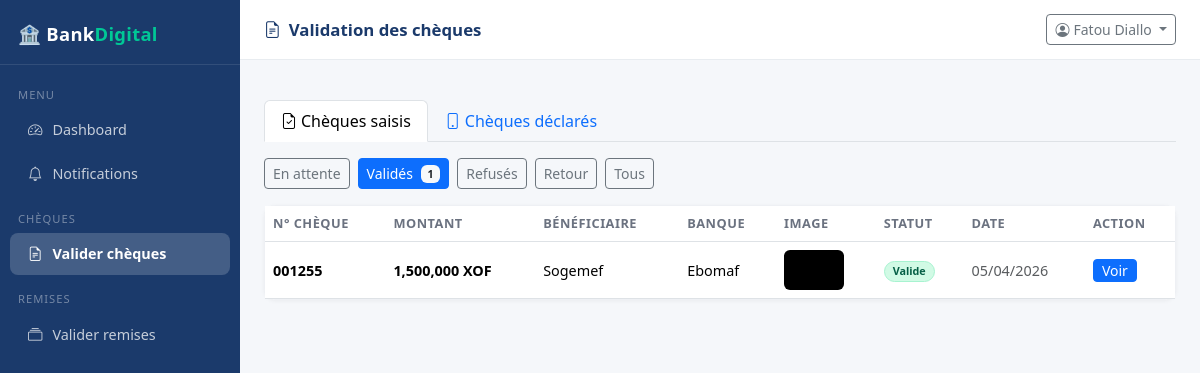
The page /gestionnaire/cheques?statut=valide (signed in) on the database its author committed.
### app/models.py (models this page shows, shortened)
class Cheque(db.Model):
    __tablename__ = "cheques"
    id = db.Column(db.Integer, primary_key=True)
    numero = db.Column(db.String(50), nullable=False, index=True)
    montant = db.Column(db.Numeric(15, 2), nullable=False)
    banque = db.Column(db.String(100))
    beneficiaire = db.Column(db.String(150))
    compte_emetteur_id = db.Column(db.Integer, db.ForeignKey("comptes.id"))
    image_path = db.Column(db.String(255))
    statut = db.Column(db.Enum(StatutEnum), default=StatutEnum.en_attente)
    caissier_id = db.Column(db.Integer, db.ForeignKey("utilisateurs.id"))
    gestionnaire_id = db.Column(db.Integer, db.ForeignKey("utilisateurs.id"))
    cheque_emis_id = db.Column(db.Integer, db.ForeignKey("cheques_emis.id"))  # lien si déclaré
    commentaire = db.Column(db.Text)
    recu_signe = db.Column(db.Boolean, default=False)
    recu_path = db.Column(db.String(255))
    created_at = db.Column(db.DateTime, default=datetime.utcnow)
    updated_at = db.Column(db.DateTime, onupdate=datetime.utcnow)
    cheque_emis = db.relationship("ChequeEmis", foreign_keys=[cheque_emis_id])

### app/web/gestionnaire.py (the view)
@gestionnaire_bp.route("/cheques")
@login_required_web(roles=["gestionnaire"])
def cheques():
    statut = request.args.get("statut", "en_attente")
    q = Cheque.query
    if statut != "tous":
        q = q.filter_by(statut=StatutEnum[statut])
    liste = q.order_by(Cheque.created_at.desc()).all()
    counts = {
        "en_attente": Cheque.query.filter_by(statut=StatutEnum.en_attente).count(),
        "valide": Cheque.query.filter_by(statut=StatutEnum.valide).count(),
        "refuse": Cheque.query.filter_by(statut=StatutEnum.refuse).count(),
        "retour": Cheque.query.filter_by(statut=StatutEnum.retour).count(),
    }
    cheques_emis = ChequeEmis.query.order_by(ChequeEmis.created_at.desc()).all()
    cheques_emis_data = []
    for ce in cheques_emis:
        cheque_lie = Cheque.query.filter_by(cheque_emis_id=ce.id).first()
        cheques_emis_data.append({"cheque_emis": ce, "est_saisi": cheque_lie is not None})
    return render_template("gestionnaire/cheques.html",
                           cheques=liste, statut_filtre=statut, counts=counts,
                           cheques_emis=cheques_emis_data)

### app/templates/gestionnaire/cheques.html (shortened to what this page needs)
{% extends "base.html" %}
{% block page_title %}<i class="bi bi-file-earmark-text me-2"></i>Validation des chèques{% endblock %}
{% block sidebar %}
<div class="sidebar">
  <div class="brand">🏦 Bank<span>Digital</span></div>
  <nav class="mt-2">
    <div class="nav-section">Menu</div>
    <a href="{{ url_for('gestionnaire.dashboard') }}"><i class="bi bi-speedometer2"></i>Dashboard</a>
    <a href="{{ url_for('gestionnaire.notifications') }}"><i class="bi bi-bell"></i>Notifications</a>
    <div class="nav-section">Chèques</div>
    <a href="{{ url_for('gestionnaire.cheques') }}" class="active"><i class="bi bi-file-earmark-text"></i>Valider chèques</a>
    <div class="nav-section">Remises</div>
    <a href="{{ url_for('gestionnaire.remises') }}"><i class="bi bi-collection"></i>Valider remises</a>
  </nav>
</div>
{% endblock %}
{% block content %}
<ul class="nav nav-tabs mb-3" id="chequesTabs" role="tablist">
  <li class="nav-item" role="presentation">
    <button class="nav-link active" id="saisis-tab" data-bs-toggle="tab" data-bs-target="#saisis"
            type="button" role="tab">
      <i class="bi bi-file-earmark-check me-1"></i>Chèques saisis
    </button>
  </li>
  <li class="nav-item" role="presentation">
    <button class="nav-link" id="declares-tab" data-bs-toggle="tab" data-bs-target="#declares"
            type="button" role="tab">
      <i class="bi bi-phone me-1"></i>Chèques déclarés
    </button>
  </li>
</ul>
<div class="tab-content" id="chequesTabContent">
  <div class="tab-pane fade show active" id="saisis" role="tabpanel">
    <div class="d-flex gap-2 mb-3 flex-wrap">
      {% for s, label in [('en_attente','En attente'), ('valide','Validés'), ('refuse','Refusés'), ('retour','Retour'), ('tous','Tous')] %}
      <a href="?statut={{ s }}" class="btn btn-sm {{ 'btn-primary' if statut_filtre == s else 'btn-outline-secondary' }}">
        {{ label }}
        {% if s in counts and counts[s] > 0 %}
        <span class="badge {{ 'bg-light text-dark' if statut_filtre == s else 'bg-secondary' }} ms-1">{{ counts[s] }}</span>
        {% endif %}
      </a>
      {% endfor %}
    </div>
    <div class="card">
      <div class="table-responsive">
        <table class="table table-hover mb-0">
          <thead>
            <tr><th>N° Chèque</th><th>Montant</th><th>Bénéficiaire</th><th>Banque</th><th>Image</th><th>Statut</th><th>Date</th><th>Action</th></tr>
          </thead>
          <tbody>
            {% for c in cheques %}
            <tr>
              <td class="fw-semibold">{{ c.numero }}</td>
              <td class="fw-bold">{{ "{:,.0f}".format(c.montant) }} XOF</td>
              <td>{{ c.beneficiaire or '—' }}</td>
              <td>{{ c.banque or '—' }}</td>
              <td>
                {% if c.image_path %}
                <img src="/uploads/{{ c.image_path }}" class="cheque-thumb"
                     data-bs-toggle="modal" data-bs-target="#imgModal"
                     data-src="/uploads/{{ c.image_path }}" alt="chèque">
                {% else %}<span class="text-muted">—</span>{% endif %}
              </td>
              <td><span class="badge badge-{{ c.statut.value }} rounded-pill px-2">{{ c.statut.value.replace('_',' ').title() }}</span></td>
              <td class="text-muted small">{{ c.created_at.strftime('%d/%m/%Y') }}</td>
              <td>
                <a href="{{ url_for('gestionnaire.detail_cheque', cheque_id=c.id) }}" class="btn btn-sm btn-primary py-0 px-2">
                  {% if c.statut.value == 'en_attente' %}<i class="bi bi-pencil-square me-1"></i>Traiter{% else %}Voir{% endif %}
                </a>
              </td>
            </tr>
            {% else %}
            <tr><td colspan="8" class="text-center text-muted py-5">Aucun chèque</td></tr>
            {% endfor %}
          </tbody>
        </table>
      </div>
    </div>
  </div>
</div>
{% endblock %}

### app/templates/base.html (style rules this page uses)
:root { --primary: #1B3A6B; --primary-light: #2D5FA6; --accent: #00C896; --bg: #F5F7FA; --sidebar-w: 240px; }
body { background: var(--bg); font-family: 'Segoe UI', sans-serif; }
.sidebar { width: var(--sidebar-w); min-width: var(--sidebar-w); min-height: 100vh; background: var(--primary); position: sticky; top: 0; height: 100vh; overflow-y: auto; }
.sidebar .brand { padding: 20px 18px 16px; font-size: 1.15rem; font-weight: 700; color: #fff; border-bottom: 1px solid rgba(255,255,255,.1); letter-spacing: .3px; }
.sidebar .brand span { color: var(--accent); }
.sidebar nav a { display: flex; align-items: center; gap: 10px; color: rgba(255,255,255,.75); text-decoration: none; padding: 10px 18px; border-radius: 8px; margin: 2px 10px; font-size: .9rem; transition: all .15s; }
.sidebar nav a.active { background: rgba(255,255,255,.18); color: #fff; font-weight: 600; }
.sidebar nav .nav-section { font-size: .7rem; text-transform: uppercase; letter-spacing: 1px; color: rgba(255,255,255,.4); padding: 14px 18px 4px; }
.card { border: 1px solid #eef0f4; border-radius: 12px; box-shadow: 0 1px 4px rgba(0,0,0,.05); }
.badge-valide { background: #D1FAE5; color: #065F46; border: 1px solid #A7F3D0; }
.table th { font-size: .8rem; text-transform: uppercase; letter-spacing: .5px; color: #6B7280; font-weight: 600; }
.table td { vertical-align: middle; font-size: .9rem; }
.cheque-thumb { width: 60px; height: 40px; object-fit: cover; border-radius: 6px; cursor: pointer; }

### rows shown on the page
Cheque: numero "001255", montant "1,500,000", beneficiaire "Sogemef", banque "Ebomaf", image_path (picture), statut.value.replace "Valide", created_at "05/04/2026", shows "Voir"

### other values the page prints
{{ session.get('user_nom', 'Utilisateur') }} "Fatou Diallo"
{{ label }} "En attente" "Validés" "Refusés" "Retour" "Tous"
{{ counts[s] }} "1"
